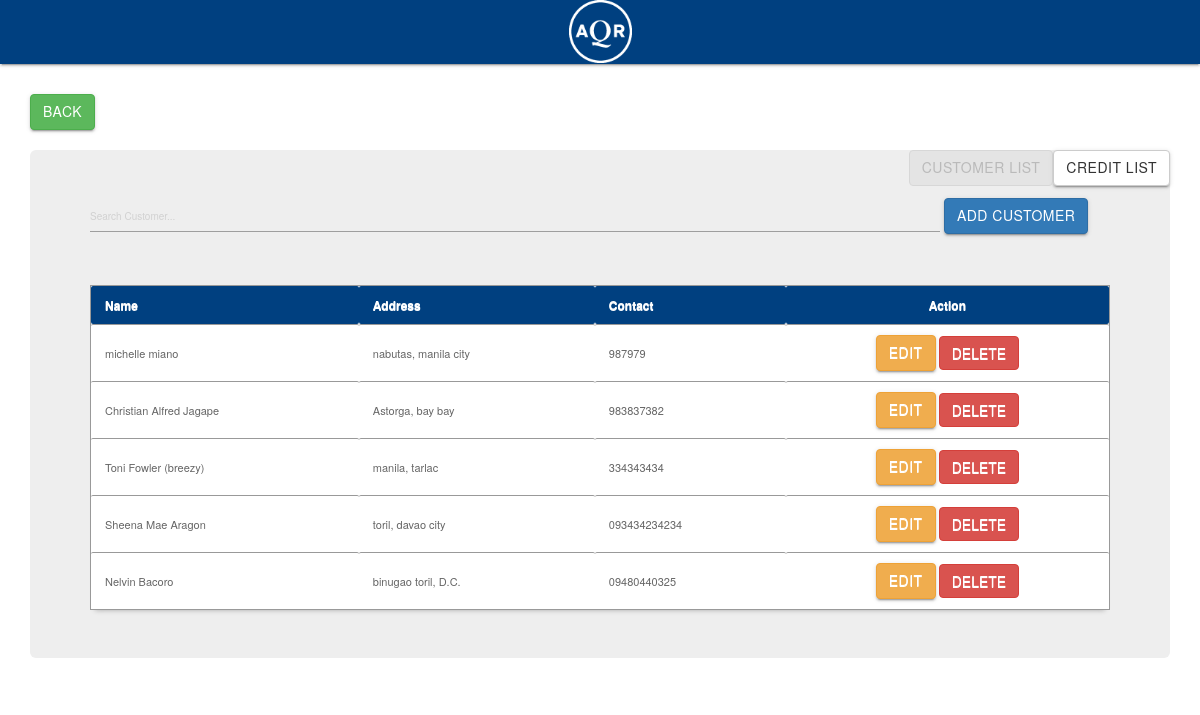
The page /main/cus-new-orig.php on the database its author committed.
### tables this page shows
CREATE TABLE `customer` (
  `customer_id` int(11) NOT NULL AUTO_INCREMENT,
  `customer_name` varchar(100) NOT NULL,
  `customer_Fname` varchar(30) NOT NULL,
  `address` varchar(100) NOT NULL,
  `address2` varchar(255) DEFAULT NULL,
  `contact` varchar(100) NOT NULL,
  `membership_number` varchar(100) DEFAULT NULL,
  `order_qty` int(100) DEFAULT NULL,
  `cdate` date NOT NULL,
  `status` tinyint(1) NOT NULL DEFAULT '0',
  PRIMARY KEY (`customer_id`)
);

### main/cus-new-orig.php (the view, shortened to what this page needs)
<html>
<head>
	<link rel="stylesheet" href="../css/materialize.min.css">
<link rel="stylesheet" href="../css/bootstrap.min.css">
<link href="../style01.css" media="screen" rel="stylesheet" type="text/css" />
<link href="src/facebox.css" media="screen" rel="stylesheet" type="text/css" />
</head>
<body>
<nav>
<div class="nav-wrapper">
<center>
<a rel="" href="#"><img src="logo.png" style="width:63px; height:63px" /></a>
</center>
</div>
</nav>
<p>
<div class="container">
		<br>
<a href="index.php" class="btn btn-success btn-xs-2x" style="float: none;">Back</a>
<br>
<br>
<a href="cus-credit.php" class="btn btn-default" style="float: right;">credit list</a>
<a href="cus-new.php" class="btn btn-default" style="float: right;" disabled>customer list</a>
<div class="jumbotron">
<input style="width:850px" type="text" name="filter" value="" id="filter" placeholder="Search Customer..." autocomplete="off" />
<a rel="facebox" href="addcustomer.php" class="btn btn-primary btn-sm-2x">Add Customer</a><br><br>
<table id="resultTable" data-responsive="table">
	<thead>
		<tr>
			<th> Name </th>
			<th> Address </th>
			<th> Contact </th>
			<th><center> Action </center></th>
		</tr>
	</thead>
	<tbody>
			<?php
				include('../connect.php');
				$result = $db->prepare("SELECT * FROM customer ORDER BY customer_id DESC");
				$result->execute();
				for($i=0; $row = $result->fetch(); $i++){
			?>
			<tr class="record">
			<td><?php echo $row['customer_Fname']; ?> <?php echo $row['customer_name']; ?></td>
			<td><?php echo $row['address']; ?></td>
			<td><?php echo $row['contact']; ?></td>
			<td><center><a rel="facebox" href="editcustomer.php?id=<?php echo $row['customer_id']; ?>" class="btn btn-warning btn-xs-2x"> Edit </a> <a href="#" id="<?php echo $row['customer_id']; ?>" class="delbutton" title="Click To Delete">DELETE</a> </center></tr>
			<?php
				}
			?>
	</tbody>
</table>
</div>
</div>
</body>
</html>

### style01.css (style rules this page uses)
#resultTable { border-collapse: separate; background-color: #FFFFFF; border-spacing: 0; max-width: auto; }
#resultTable { color: #666666; text-shadow: 0 1px 0 #FFFFFF; width: 100%; border: 1px solid #999999; box-shadow: 0 5px 5px -5px rgba(0, 0, 0, 0.3); margin-top: 13px; }
#resultTable thead tr th { background: none repeat scroll 0 0 #004080; color: white; padding: 10px 14px; text-align: left; border-top: 0 none; font-size: 12px; }
#resultTable tbody tr td { background-color: #FFFFFF; font-size: 11px; text-align: left; padding: 10px 14px; border-top: 1px solid #999999; }
.delbutton { display: inline-block; padding: 6px 12px; padding-top: 6px; padding-right: 12px; padding-bottom: 6px; padding-left: 12px; margin-bottom: 0; font-size: 14px; font-weight: 400; line-height: 1.42857143; text-align: center; white-space: nowrap; vertical-align: middle; -ms-touch-action: manipulation; touch-action: manipulation; cursor: pointer; -webkit-user-select: none; -moz-user-select: none; -ms-user-select: none; user-select: none; background-image: none; border: 1px solid transparent; border-top-color: transparent; border-top-style: solid; border-top-width: 1px; border-right-color: transparent; border-right-style: solid; border-right-width: 1px; border-bottom-color: transparent; border-bottom-style: solid; border-bottom-width: 1px; border-left-color: transparent; border-left-style: solid; border-left-width: 1px; border-image-source: initial; border-image-slice: initial; border-image-width: initial; border-image-outset: initial; border-image-repeat: initial; border-radius: 4px; border-top-left-radius: 4px; border-top-right-radius: 4px; border-bottom-right-radius: 4px; border-bottom-left-radius: 4px; color: #fff; background-color: #d9534f; border-color: #d43f3a; border-top-color: rgb(212, 63, 58); border-right-color: rgb(212, 63, 58); border-bottom-color: rgb(212, 63, 58); border-left-color: rgb(212, 63, 58); }

### main/cus-new-orig.php (style rules this page uses)
body { background:url(body5.png); }
.nav-wrapper { background-color: #004080; color: white; }

### rows shown on the page
customer: customer_Fname "michelle", customer_name "miano", address "nabutas, manila city", contact "987979"
customer: customer_name "Christian Alfred Jagape", address "Astorga, bay bay", contact "983837382"
customer: customer_name "Toni Fowler (breezy)", address "manila, tarlac", contact "334343434"
customer: customer_name "Sheena Mae Aragon", address "toril, davao city", contact "093434234234"
customer: customer_name "Nelvin Bacoro", address "binugao toril, D.C.", contact "09480440325"
